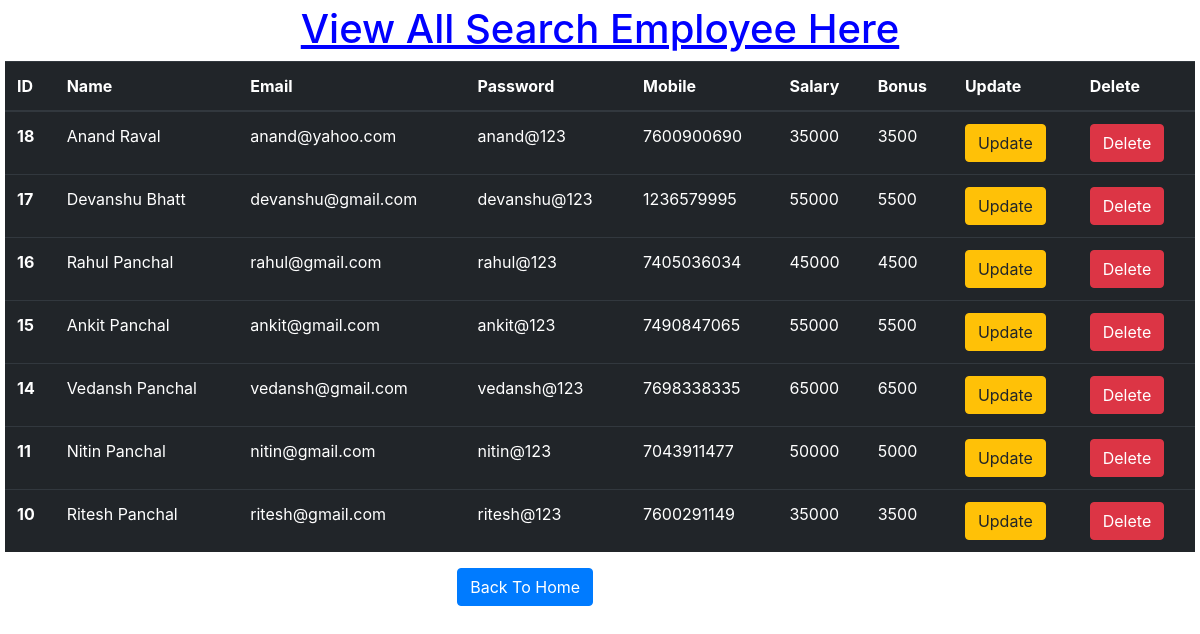
The page /search on the database as committed earlier.
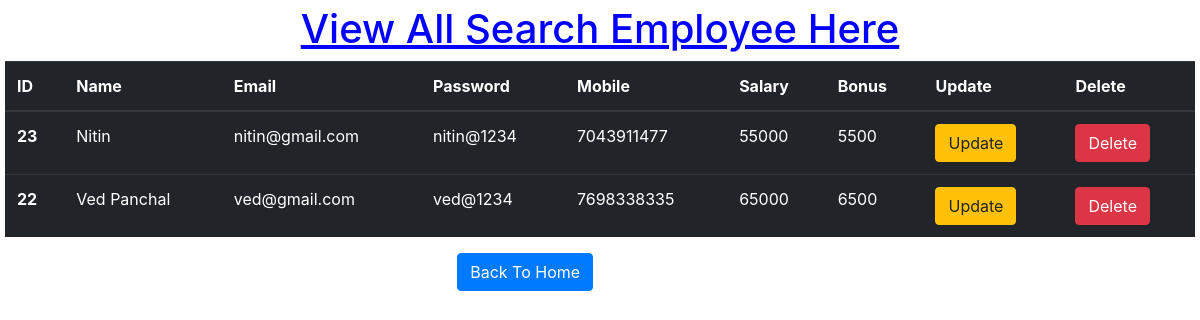
The same page on the database as committed later.
### app/models.py (models this page shows)
class Employee(models.Model):
    name = models.CharField(max_length=50)
    email = models.EmailField(max_length=50)
    password = models.CharField(max_length=50)
    mobile = models.IntegerField()
    salary = models.IntegerField()
    bonus = models.IntegerField()
    class Meta:
        ordering = ['-id']

### app/views.py (the view)
# urls.py: path('search', views.search, name='search'),
def search(request):
    emp_data = Employee.objects.all()
    search_query = request.GET.get('search')
    if search_query:
        emp_data = Employee.objects.filter(
            name__icontains=search_query
        )
    if search_query:
        emp_data = Employee.objects.filter(
            email__icontains=search_query
        )
    if search_query:
        emp_data = Employee.objects.filter(
            mobile__icontains=search_query
        )
    context = {
        'emp_data': emp_data,
        'search_query': search_query
    }
    return render(request, 'search.html', context)

### app/templates/search.html (shortened to what this page needs)
<!doctype html>
<html lang="en">
  <head>
    <link rel="stylesheet"
      href="https://cdn.jsdelivr.net/npm/bootstrap@4.0.0/dist/css/bootstrap.min.css"
>
  </head>
  <body>
    <h1 style="text-align: center; color:blue"><u>View All Search Employee Here</u></h1>
    <table class="table table-dark">
      <thead>
        <tr>
          <th scope="col">ID</th>
          <th scope="col">Name</th>
          <th scope="col">Email</th>
          <th scope="col">Password</th>
          <th scope="col">Mobile</th>
          <th scope="col">Salary</th>
          <th scope="col">Bonus</th>
          <th scope="col">Update</th>
          <th scope="col">Delete</th>
        </tr>
      </thead>
      <tbody>
        {% for i in emp_data %}
        <tr>
          <th scope="row">{{i.id}}</th>
          <td>{{i.name}}</td>
          <td>{{i.email}}</td>
          <td>{{i.password}}</td>
          <td>{{i.mobile}}</td>
          <td>{{i.salary}}</td>
          <td>{{i.bonus}}</td>
          <td><a href="{% url 'update_emp' i.id %}"><button type="submit"
                class="btn btn-warning">Update</button></a></td>
          <td><form action="{% url 'delete_emp' i.id %}" method="POST"><button
                type="submit" class="btn btn-danger">Delete</button>
            </form></td>
        </tr>
        {% endfor %}
      </tbody>
    </table>
    <a class="btn btn-primary" href="/view_all_emp" role="button" style="margin-left: 38%;">Back
      To Home</a>
  </body>
</html>

Rows that differ between the two databases and show on the page:
removed Employee: id "18", name "Anand Raval", email "anand@yahoo.com", password "anand@123", mobile "7600900690", salary "35000", bonus "3500"
removed Employee: id "17", name "Devanshu Bhatt", email "devanshu@gmail.com", password "devanshu@123", mobile "1236579995", salary "55000", bonus "5500"
removed Employee: id "16", name "Rahul Panchal", email "rahul@gmail.com", password "rahul@123", mobile "7405036034", salary "45000", bonus "4500"
removed Employee: id "15", name "Ankit Panchal", email "ankit@gmail.com", password "ankit@123", mobile "7490847065", salary "55000", bonus "5500"
removed Employee: id "14", name "Vedansh Panchal", email "vedansh@gmail.com", password "vedansh@123", mobile "7698338335", salary "65000", bonus "6500"
removed Employee: id "11", name "Nitin Panchal", email "nitin@gmail.com", password "nitin@123", mobile "7043911477", salary "50000", bonus "5000"
removed Employee: id "10", name "Ritesh Panchal", email "ritesh@gmail.com", password "ritesh@123", mobile "7600291149", salary "35000", bonus "3500"
added Employee: id "23", name "Nitin", email "nitin@gmail.com", password "nitin@1234", mobile "7043911477", salary "55000", bonus "5500"
added Employee: id "22", name "Ved Panchal", email "ved@gmail.com", password "ved@1234", mobile "7698338335", salary "65000", bonus "6500"
